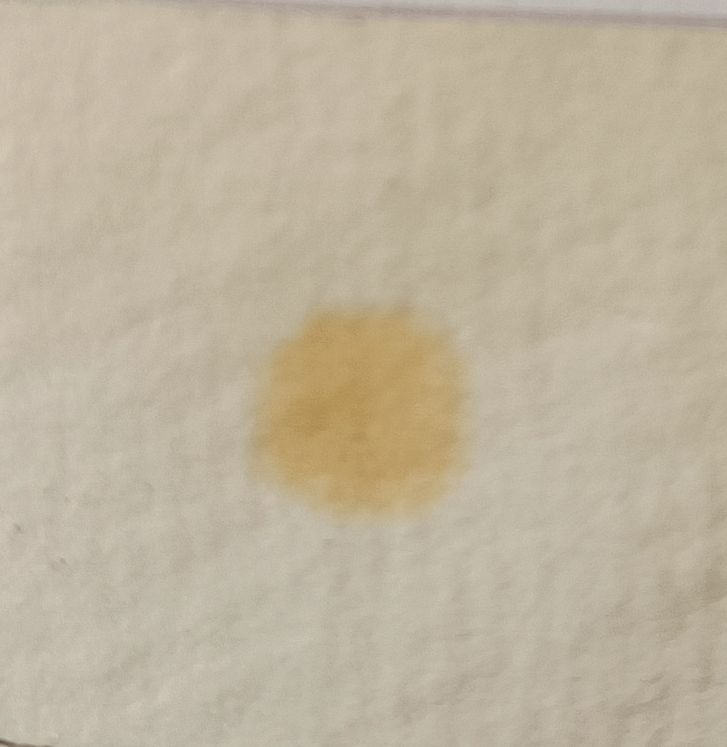
#> input picture classical_svm/D2_multiclass/train/images/103_a_Rhodococcus-degradans_OppoReno5z.jpg, 727 x 747 px; its folder holds 4 pictures in this run
$ python compare_split.py   (older library calls are emulated)
#> lines starting #> are read from the running program, lines starting #| are printed output that depends on the picture
### classical_svm_no_segmentation/features.py
"""
Shared feature extraction and classifier definitions for the
no-segmentation baseline experiments.

Two feature vectors are provided:
  features_16  – LAB colour statistics + Laplacian variance
  features_49  – full vector identical to the segmentation-based SVM,
                 but computed over the entire image (no mask applied)
"""

import numpy as np
import cv2
from pathlib import Path
from skimage.feature import graycomatrix, graycoprops, local_binary_pattern
from sklearn.ensemble import RandomForestClassifier
from sklearn.linear_model import LogisticRegression
from sklearn.pipeline import Pipeline
from sklearn.preprocessing import StandardScaler
from sklearn.svm import SVC


# ---------------------------------------------------------------------------
# Feature extraction
# ---------------------------------------------------------------------------

def features_16(bgr: np.ndarray) -> np.ndarray:
    """
    16-dimensional feature vector (no segmentation):
      LAB colour statistics  3 channels × 5 (mean, std, p10, p50, p90) = 15
      Laplacian variance                                                 =  1
    """
    feats = []
    lab = cv2.cvtColor(bgr, cv2.COLOR_BGR2LAB)
    for ch in range(3):
        v = lab[:, :, ch].astype(np.float32).ravel()
        feats += [v.mean(), v.std(), *np.percentile(v, [10, 50, 90])]
    gray = cv2.cvtColor(bgr, cv2.COLOR_BGR2GRAY)
    feats.append(float(cv2.Laplacian(gray, cv2.CV_32F).var()))
    return np.array(feats, dtype=np.float32)


def features_49(bgr: np.ndarray) -> np.ndarray:
    """
    49-dimensional feature vector (no segmentation).

    Identical to the segmented SVM feature vector in classical_svm/utils.py,
    but the mask covers the entire image instead of the segmented region.

    Breakdown:
      LAB colour stats    3 × 5                = 15
      Grayscale stats     5 + Laplacian var     =  6
      GLCM texture        6 props × 2           = 12
      LBP histogram       10 bins               = 10
      Shape               area, perim, compact  =  3
      Edge density        1                     =  1
      Colour ratios       R/G, G/B              =  2
                                         total  = 49
    """
    mask = np.ones(bgr.shape[:2], dtype=bool)
    feats: list[float] = []

    # LAB colour
    lab = cv2.cvtColor(bgr, cv2.COLOR_BGR2LAB)
    for ch in range(3):
        v = lab[:, :, ch][mask].astype(np.float32)
        feats += [float(v.mean()), float(v.std()), *np.percentile(v, [10, 50, 90]).tolist()]

    # Grayscale
    gray = cv2.cvtColor(bgr, cv2.COLOR_BGR2GRAY)
    gv = gray[mask].astype(np.float32)
    feats += [float(gv.mean()), float(gv.std()), *np.percentile(gv, [10, 50, 90]).tolist()]
    feats.append(float(cv2.Laplacian(gray, cv2.CV_32F)[mask].var()))

    # GLCM
    gray_q = (gray // 8).astype(np.uint8)
    glcm = graycomatrix(
        gray_q, distances=[1, 2],
        angles=[0, np.pi / 4, np.pi / 2, 3 * np.pi / 4],
        levels=32, symmetric=True, normed=True,
    )
    for prop in ["contrast", "dissimilarity", "homogeneity", "energy", "correlation", "ASM"]:
        v = graycoprops(glcm, prop).ravel()
        feats += [float(v.mean()), float(v.std())]

    # LBP
    lbp = local_binary_pattern(gray, 8, 1, method="uniform")
    hist, _ = np.histogram(lbp[mask], bins=np.arange(0, 11), density=True)
    feats += hist.astype(np.float32).tolist()

    # Shape
    contours, _ = cv2.findContours(
        (mask.astype(np.uint8) * 255), cv2.RETR_EXTERNAL, cv2.CHAIN_APPROX_SIMPLE,
    )
    if contours:
        c = max(contours, key=cv2.contourArea)
        area = cv2.contourArea(c)
        perim = cv2.arcLength(c, True)
        compact = (perim ** 2) / (4 * np.pi * area) if area > 0 else 0.0
        feats += [float(area), float(perim), float(compact)]
    else:
        feats += [0.0, 0.0, 0.0]

    # Edge density
    feats.append(float(cv2.Canny(gray, 50, 150)[mask].mean()) / 255.0)

    # Colour ratios
    b_m = float(bgr[:, :, 0][mask].mean())
    g_m = float(bgr[:, :, 1][mask].mean())
    r_m = float(bgr[:, :, 2][mask].mean())
    feats += [(r_m + 1e-6) / (g_m + 1e-6), (g_m + 1e-6) / (b_m + 1e-6)]

    assert len(feats) == 49, f"Expected 49 features, got {len(feats)}"
    return np.array(feats, dtype=np.float32)


# ---------------------------------------------------------------------------
# Classifier suite
# ---------------------------------------------------------------------------

def build_models(seed: int = 42) -> dict:
    return {
        "LogReg": Pipeline([
            ("scaler", StandardScaler()),
            ("clf", LogisticRegression(max_iter=2000, class_weight="balanced",
                                       random_state=seed)),
        ]),
        "SVM(RBF)": Pipeline([
            ("scaler", StandardScaler()),
            ("clf", SVC(kernel="rbf", class_weight="balanced", random_state=seed)),
        ]),
        "RandomForest": RandomForestClassifier(
            n_estimators=500, class_weight="balanced_subsample", random_state=seed,
        ),
    }


# ---------------------------------------------------------------------------
# Label parsing
# ---------------------------------------------------------------------------

MOLD_KEYWORDS     = {"alternaria", "aspergillus", "talaromyces", "epicoccum",
                     "penicilium", "penicillium", "cladosporium"}
BACTERIA_KEYWORDS = {"micrococcus", "sphingomonas", "curtobacterium",
                     "rhodococcus", "arthrobacter", "exiguobacterium"}


def parse_binary_label(fname: str) -> int | None:
    """Return 0 (bacteria) or 1 (mould) from a filename, or None if unknown."""
    stem = Path(fname).stem
    if "__" in stem:
        stem = stem.split("__", 1)[1]
    parts = stem.split("_")
    if len(parts) < 3:
        return None
    raw = parts[2].strip().lower()
    for src, tgt in [("á","a"),("é","e"),("í","i"),("ó","o"),("ú","u"),("ň","n")]:
        raw = raw.replace(src, tgt)
    if any(kw in raw for kw in MOLD_KEYWORDS):
        return 1
    if any(kw in raw for kw in BACTERIA_KEYWORDS):
        return 0
    return None

### classical_svm_no_segmentation/compare_split.py
"""
Baseline comparison without segmentation – train / test split.

Compares 16-feature vs 49-feature vectors across three classifiers
(Logistic Regression, SVM, Random Forest) using a fixed train/test split.
Labels are inferred from filenames (no CSV required).

Usage:
    python compare_split.py --train_dir data/train/images \\
                             --test_dir  data/test/images  \\
                             --out_dir   results/compare_split
"""

import argparse
from pathlib import Path

import cv2
import numpy as np
from sklearn.metrics import classification_report, confusion_matrix

from features import build_models, features_16, features_49, parse_binary_label


# ---------------------------------------------------------------------------
# Data loading
# ---------------------------------------------------------------------------

def load_dataset(images_dir: Path, feat_fn):
    X, y = [], []
    for img_path in sorted(images_dir.glob("*")):
        if img_path.suffix.lower() not in {".jpg", ".jpeg", ".png", ".bmp"}:
            continue
        label = parse_binary_label(img_path.name)
        if label is None:
            print(f"[WARN] Cannot determine label: {img_path.name}")
            continue
        bgr = cv2.imread(str(img_path))
#> bgr is the input picture: shape (747, 727, 3); mean B, G, R 158, 179.5, 190.6
        if bgr is None:
            print(f"[WARN] Cannot read: {img_path.name}")
            continue
        X.append(feat_fn(bgr))
#> in features_16, `lab = cv2.cvtColor(bgr, cv2.COLOR_BGR2LAB)`: lab: shape (747, 727, 3); mean of channels 0, 1, 2 187.6, 128.3, 140.5
#> the loop in features_16, `for ch in range(3):` made 3 passes
#> feats on passes 1 to 2: [187.6, 6.94, 179, 189, 195], [187.6, 6.94, 179, 189, 195, 128.3, 1.17, 127, 128, 129]
#> in features_16, `gray = cv2.cvtColor(bgr, cv2.COLOR_BGR2GRAY)`:
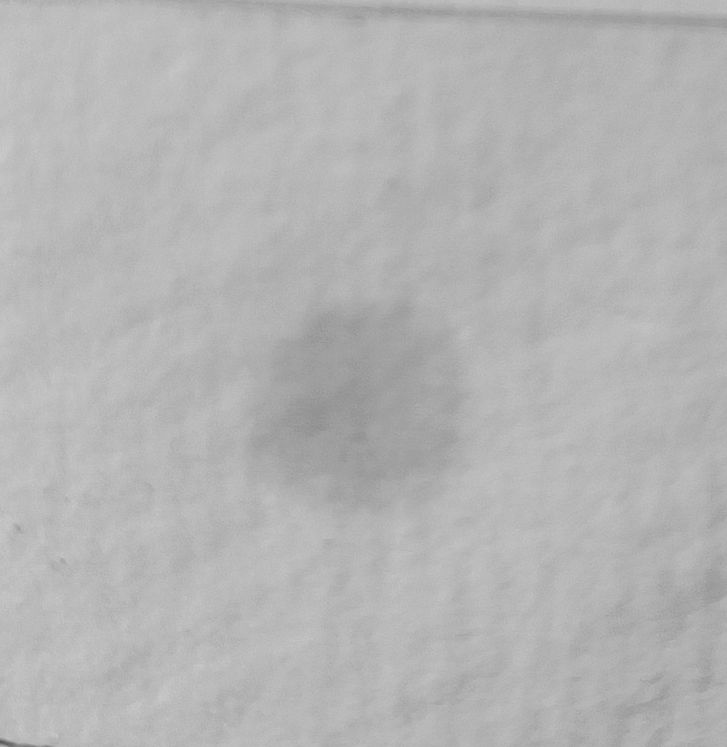
#> gray: shape (747, 727); min 88, max 203, mean 180.4
        y.append(label)
    if not X:
        raise RuntimeError(f"No samples found in {images_dir}")
    return np.vstack(X), np.array(y, dtype=np.int64)


# ---------------------------------------------------------------------------
# Evaluation
# ---------------------------------------------------------------------------

def run_experiment(label: str, X_train, y_train, X_test, y_test, seed: int = 42):
#> called with label = '16 features (no segmentation)', X_train = array of shape (4, 16), y_train = array of shape (4,), X_test = array of shape (4, 16), y_test = array of shape (4,), seed = 42
    print(f"\n{'='*60}")
    print(f"  {label}")
    print(f"  Train: {len(y_train)} | Test: {len(y_test)}")
    print(f"  Train distribution: {np.bincount(y_train).tolist()}")
    print(f"  Test  distribution: {np.bincount(y_test).tolist()}")
    print(f"{'='*60}")

    results = {}
    for name, clf in build_models(seed).items():
        clf.fit(X_train, y_train)
        y_pred = clf.predict(X_test)
        report = classification_report(
            y_test, y_pred, target_names=["bacteria", "mould"],
            digits=4, zero_division=0,
        )
        cm = confusion_matrix(y_test, y_pred)
        print(f"\n  {name}\n{report}")
        print(f"  Confusion matrix:\n{cm}")
        results[name] = (report, cm)
    return results


def save_results(out_file: Path, label: str, results: dict):
#> called with label = '16 features (no segmentation)'
    with open(out_file, "a", encoding="utf-8") as f:
        f.write(f"\n{'='*60}\n  {label}\n{'='*60}\n")
        for model_name, (report, cm) in results.items():
            f.write(f"\n  {model_name}\n{report}\n  Confusion matrix:\n{cm}\n")


# ---------------------------------------------------------------------------
# Main
# ---------------------------------------------------------------------------

def main(args):
    args.out_dir.mkdir(parents=True, exist_ok=True)
    out_file = args.out_dir / "results.txt"
    out_file.write_text(
        "Baseline comparison (no segmentation) – train/test split\n",
        encoding="utf-8",
    )

    for n_feats, feat_fn in [(16, features_16), (49, features_49)]:
        print(f"\n[INFO] Loading dataset – {n_feats} features...")
        X_train, y_train = load_dataset(args.train_dir, feat_fn)
        X_test,  y_test  = load_dataset(args.test_dir,  feat_fn)
        label = f"{n_feats} features (no segmentation)"
        results = run_experiment(label, X_train, y_train, X_test, y_test, seed=args.seed)
        save_results(out_file, label, results)

    print(f"\n[INFO] Results saved to: {out_file}")


if __name__ == "__main__":
    parser = argparse.ArgumentParser(
        description="Baseline comparison (no segmentation) – train/test split"
    )
    parser.add_argument("--train_dir", type=Path, default=Path("data/train/images"))
    parser.add_argument("--test_dir",  type=Path, default=Path("data/test/images"))
    parser.add_argument("--out_dir",   type=Path, default=Path("results/compare_split"))
    parser.add_argument("--seed",      type=int,  default=42)
    main(parser.parse_args())
